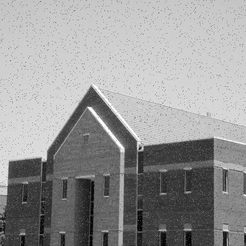
%> input picture Week3/house.tif, 246 x 246 px, shrunk from 600 x 600 before the run
$ octave q2.m   (GNU Octave 9; MATLAB toolbox functions it lacks are replaced by stand-ins)
%> lines starting %> are read from the running program, lines starting %| are printed output that depends on the picture
% Using the Matlab documentation, study when you could use the wiener2
% function for image enhancement.

%The images house.tif, ic.tif, and boxes.tif have been corrupted by noise.
% Analyse what kind of noise there is in each image and recover the noise
% free images as well as possible.
% Report your considerations and explain your solutions.


%% House
clear all
house = imread('house.tif');
%> house is the input picture: size 246x246 uint8; min 0, max 255, mean 151.8
% [6 lines of commented-out code are left out]
g = im2double(house);

filtermask = ones(3);
% positive Q for removing pepper, negative for salt
Q_pepper = 1.5;
depeppered_house = imfilter(g.^(Q_pepper+1), filtermask, 'replicate');
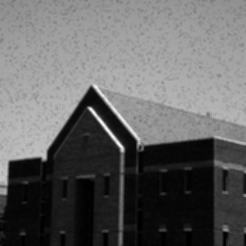
%> depeppered_house: size 246x246 double; min 7.72e-05, max 8.25, mean 3.25; drawn with min black and max white
depeppered_house = depeppered_house ./ (imfilter(g.^Q_pepper, filtermask, 'replicate'));


% remove salt
Q_salt = -10;
filtermask = ones(3);
desalted_house = imfilter(depeppered_house.^(Q_salt+1), filtermask, 'replicate' );
desalted_house = desalted_house ./ (imfilter(depeppered_house.^Q_salt, filtermask, 'replicate'));

figure;
subplot(1,3,1)
imshow(g);
subplot(1,3,2)
imshow(depeppered_house);
subplot(1,3,3);
imshow(desalted_house);

imwrite(house,'report/q2-house.png');
imwrite(depeppered_house,'report/q2-depeppered.png');
imwrite(desalted_house,'report/q2-desalted.png');
% figure
% subplot(1,2,2);
% imhist(desalted_house);

% salt and pepper
% find the two impulses(their intensity and their quantity (to get
lowimpulse  = 6;
highimpulse = 180;
% probability)


%% IC
clear all
ic = imread('ic.tif');
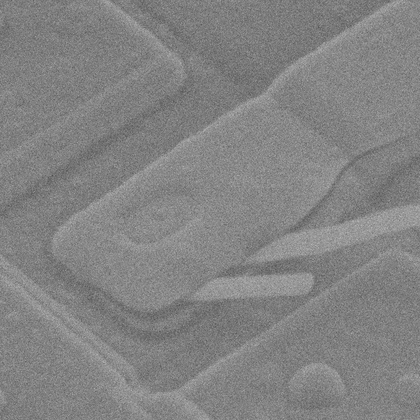
%> input picture Week3/ic.tif, 420 x 420 px, shrunk from 1026 x 1026 before the run
%> ic is the input picture: size 420x420 uint8; min 75, max 183, mean 130.7
imwrite(ic,'report/q2-ic.png');
imhist(ic);
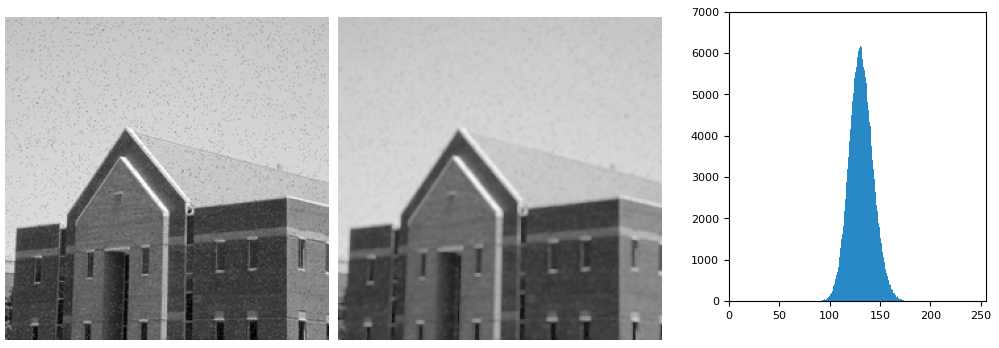
%> figure redrawn from the program's plot data, 3 panels
figure,imshow(ic);
% try wiener2 function
mask = [15 15];
ic_wienered = wiener2(ic,mask);
figure,imshow(ic_wienered);
imwrite(ic_wienered,'report/q2-icwienered.png');
imhist(ic_wienered);
%> figure, not shown here; highest point at x = 128, y = 12522

%% Boxes
clear all
boxes = imread('boxes.tif');
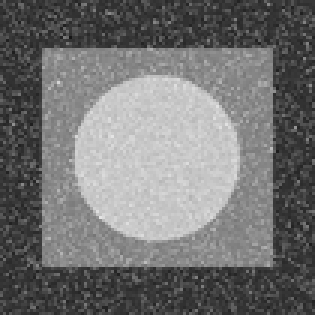
%> input picture Week3/boxes.tif, 105 x 105 px, shrunk from 256 x 256 before the run (shown 3 times larger)
%> boxes is the input picture: size 105x105 uint8; min 22, max 228, mean 114.7
imwrite(boxes,'report/q2-boxes.png');
h_boxhist = figure;
imhist(boxes);
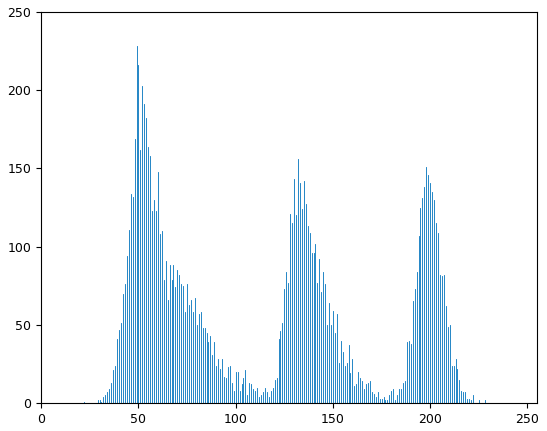
%> figure redrawn from the program's plot data; highest point at x = 49, y = 228
print(h_boxhist,'-dpdf','report/q2-boxhist.pdf');
close(h_boxhist);

g = wiener2(im2double(boxes),[3 3]);
%> g: size 105x105 double
imwrite(g,'report/q2-boxes-wienered.png');
Q_salt = -10;
filtermask = ones(3);
desalted_boxes = imfilter(g.^(Q_salt+1), filtermask, 'replicate' );
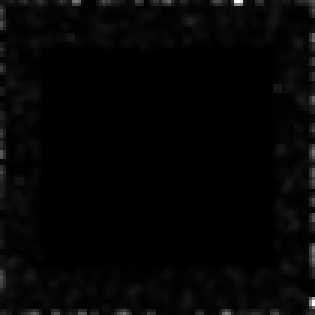
%> desalted_boxes: size 105x105 double (shown 3 times larger); min 62.6, max 175134149.9, mean 3495944; drawn with min black and max white
desalted_boxes = desalted_boxes ./ (imfilter(g.^Q_salt, filtermask, 'replicate'));
imwrite(desalted_boxes,'report/q2-boxesdesalt.png');

h_boxhist2 = figure;
imhist(desalted_boxes);
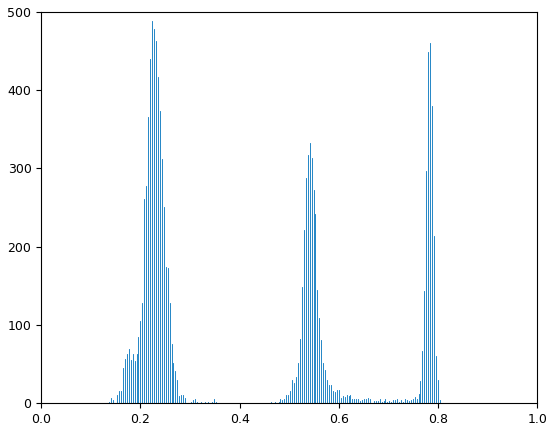
%> figure redrawn from the program's plot data; highest point at x = 0.224, y = 488
print(h_boxhist2,'-dpdf','report/q2-boxhist-after.pdf');
close(h_boxhist2);
